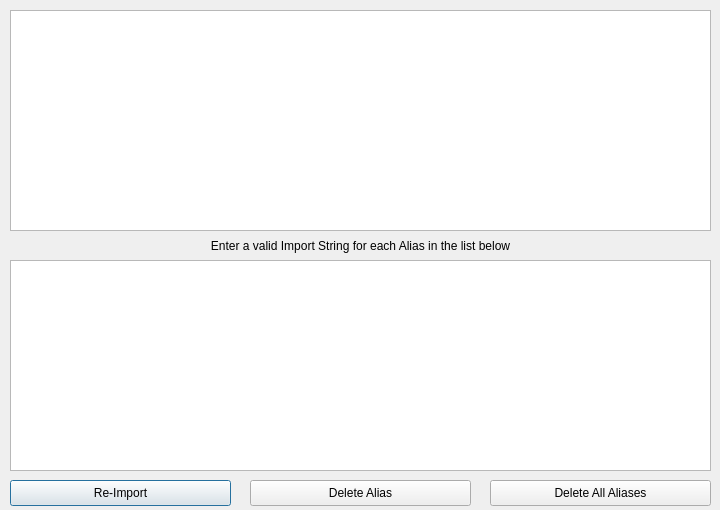
<?xml version="1.0" encoding="UTF-8"?>
<ui version="4.0">
 <class>AliasDialog</class>
 <widget class="QDialog" name="AliasDialog">
  <property name="geometry">
   <rect>
    <x>0</x>
    <y>0</y>
    <width>720</width>
    <height>510</height>
   </rect>
  </property>
  <property name="minimumSize">
   <size>
    <width>720</width>
    <height>510</height>
   </size>
  </property>
  <property name="maximumSize">
   <size>
    <width>720</width>
    <height>510</height>
   </size>
  </property>
  <property name="windowTitle">
   <string>Part Aliases used for Netlist Import</string>
  </property>
  <widget class="QTableWidget" name="tableWidget">
   <property name="geometry">
    <rect>
     <x>10</x>
     <y>10</y>
     <width>701</width>
     <height>221</height>
    </rect>
   </property>
   <property name="sizePolicy">
    <sizepolicy hsizetype="Fixed" vsizetype="Fixed">
     <horstretch>0</horstretch>
     <verstretch>0</verstretch>
    </sizepolicy>
   </property>
   <property name="focusPolicy">
    <enum>Qt::NoFocus</enum>
   </property>
  </widget>
  <widget class="QTableWidget" name="tableWidget_2">
   <property name="geometry">
    <rect>
     <x>10</x>
     <y>260</y>
     <width>701</width>
     <height>211</height>
    </rect>
   </property>
   <property name="sizePolicy">
    <sizepolicy hsizetype="Fixed" vsizetype="Fixed">
     <horstretch>0</horstretch>
     <verstretch>0</verstretch>
    </sizepolicy>
   </property>
   <property name="focusPolicy">
    <enum>Qt::NoFocus</enum>
   </property>
  </widget>
  <widget class="QPushButton" name="pushButton">
   <property name="geometry">
    <rect>
     <x>10</x>
     <y>480</y>
     <width>221</width>
     <height>26</height>
    </rect>
   </property>
   <property name="text">
    <string>Re-Import</string>
   </property>
  </widget>
  <widget class="QPushButton" name="pushButton_2">
   <property name="geometry">
    <rect>
     <x>250</x>
     <y>480</y>
     <width>221</width>
     <height>26</height>
    </rect>
   </property>
   <property name="text">
    <string>Delete Alias</string>
   </property>
  </widget>
  <widget class="QPushButton" name="pushButton_3">
   <property name="geometry">
    <rect>
     <x>490</x>
     <y>480</y>
     <width>221</width>
     <height>26</height>
    </rect>
   </property>
   <property name="text">
    <string>Delete All Aliases</string>
   </property>
  </widget>
  <widget class="QLabel" name="label">
   <property name="geometry">
    <rect>
     <x>10</x>
     <y>232</y>
     <width>701</width>
     <height>27</height>
    </rect>
   </property>
   <property name="text">
    <string>Enter a valid Import String for each Alias in the list below</string>
   </property>
   <property name="alignment">
    <set>Qt::AlignCenter</set>
   </property>
  </widget>
 </widget>
 <resources/>
 <connections/>
</ui>
